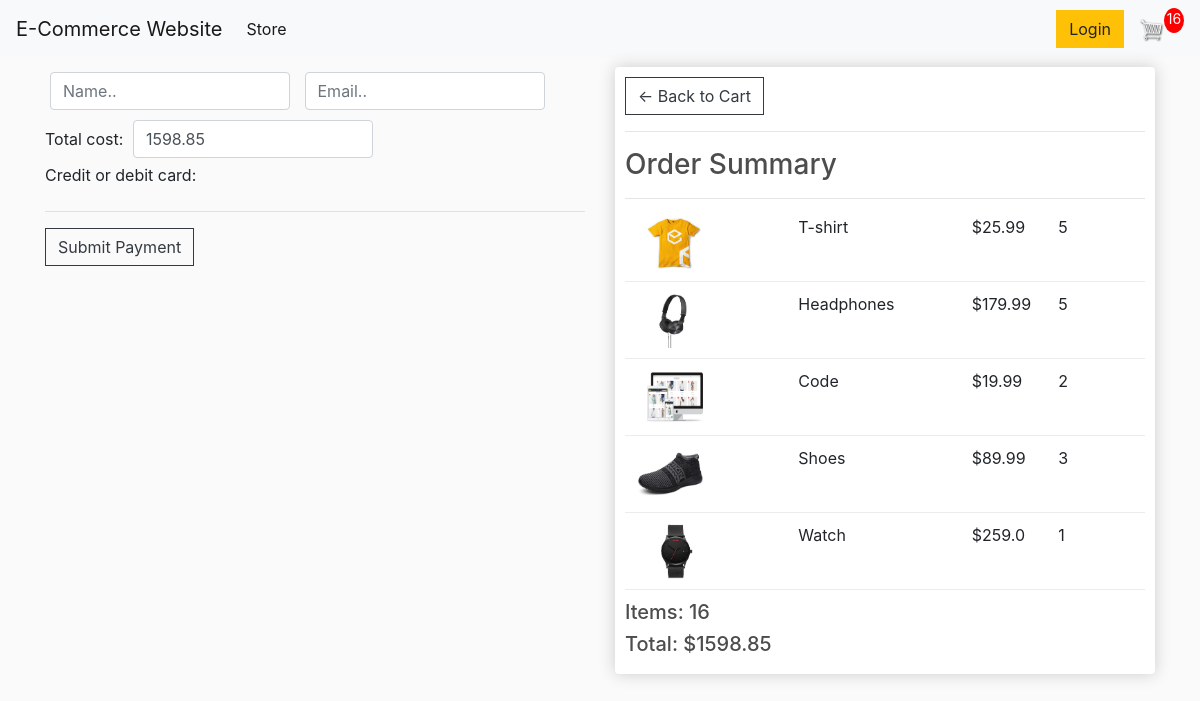
/checkout/ (signed in), run on an earlier commit of the app's database.
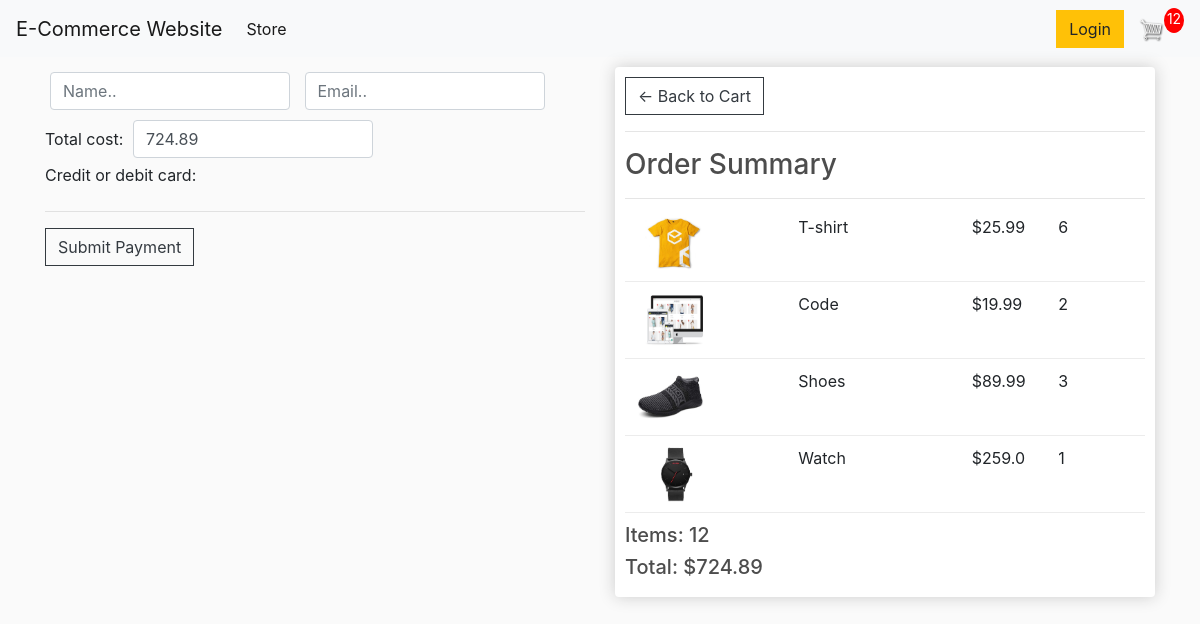
And on a later commit of the database.
### polls/models.py (models this page shows, shortened)
class Order(models.Model):
    customer = models.ForeignKey(Customer, on_delete=models.SET_NULL, null=True, blank=True)
    date_ordered = models.DateTimeField(auto_now_add=True)
    complete = models.BooleanField(default=False)
    transaction_id = models.CharField(max_length=100, null=True)
    @property
    def get_cart_total(self):
        orderitems = self.orderitem_set.all()
        total = sum([item.get_total for item in orderitems])
        return total
    @property
    def get_cart_items(self):
        orderitems = self.orderitem_set.all()
        total = sum([item.quantity for item in orderitems])
        return total

class OrderItem(models.Model):
    product = models.ForeignKey(Product, on_delete=models.SET_NULL, null=True)
    order = models.ForeignKey(Order, on_delete=models.SET_NULL, null=True)
    quantity = models.IntegerField(default=0, null=True, blank=True)
    date_added = models.DateTimeField(auto_now_add=True)
    @property
    def get_total(self):
        total = self.product.price * self.quantity
        return total

class Product(models.Model):
    name = models.CharField(max_length=200, null=True)
    price = models.FloatField()
    digital = models.BooleanField(default=False, null=True, blank=True)
    image = models.ImageField(null=True, blank=True)
    @property
    def imageURL(self):
        try:
            url = self.image.url
        except:
            url = ''
        return url

### polls/views.py (the view)
# urls.py: path('checkout/', views.checkout, name="checkout"),
def checkout(request):
    if request.user.is_authenticated:
        customer = request.user.customer
        order, created = Order.objects.get_or_create(customer=customer, complete=False)
        items = order.orderitem_set.all()
    else:
        items = []
        order = {'get_cart_total':0, 'get_cart_items': 0}
    context = {'items':items, 'order':order}
    return render(request, 'polls/checkout.html', context)

### polls/templates/polls/checkout.html (shortened to what this page needs)
{% extends 'polls/main.html' %}
{% load static %}
{% block content %}
<div class="row">
    <div class ="col-lg-6" id="left-wrapper">
        <form action="{% url 'charge' %}" method="post" id="payment-form">
            <div class="form-field">
                <input required class="form-control" type="text" name="name" placeholder="Name..">
            </div>
            <div class="form-field">
                <input required class="form-control" type="text" name="email" placeholder="Email..">
            </div>
            <label for="card-element">
                Total cost:
            </label>
            <div class="form-field" name='amount' id="amount">
                <input required class="form-control" value="{{order.get_cart_total|floatformat:2}}" type="text" name="cost" placeholder="Total cost..">
            </div>
            <div class="form-field-6">
            <label for="card-element">
                Credit or debit card:
            </label>
            </div>
            <hr>
                <input class="btn btn-outline-dark" type="submit" value="Submit Payment" name="">
        </form>
    </div>
    <div class="col-lg-6">
        <div class="box-element">
            <a class="btn btn-outline-dark" href="{% url 'cart' %}">&#x2190; Back to Cart</a>
            <hr>
            <h3>Order Summary</h3>
            <hr>
            {% for item in items %}
            <div class="cart-row">
                <div style="flex:2"><img class="row-image" src="{{item.product.imageURL}}"></div>
                <div style="flex:2"><p>{{item.product.name}}</p></div>
                <div style="flex:1"><p>${{item.product.price}}</p></div>
                <div style="flex:1"><p>{{item.quantity}}</p></div>
            </div>
            {% endfor %}
            <h5>Items:    {{order.get_cart_items}}</h5>
            <h5>Total:    ${{order.get_cart_total|floatformat:2}}</h5>
        </div>
    </div>
</div>
{% endblock content %}

### polls/templates/polls/main.html (shortened to what this page needs)
<!DOCTYPE html>
{% load static %}
<html>
<head>
    <link rel="stylesheet" href="https://stackpath.bootstrapcdn.com/bootstrap/4.4.1/css/bootstrap.min.css">
    <link rel="stylesheet" type="text/css" href ="{% static 'css/main.css' %}">
</head>
<body>
    <nav class="navbar navbar-expand-lg navbar-light bg-light">
        <a class="navbar-brand" href="{% url 'store' %}">E-Commerce Website</a>
        <div class="collapse navbar-collapse" id="navbarSupportedContent">
          <ul class="navbar-nav mr-auto">
            <li class="nav-item active">
              <a class="nav-link" href="{% url 'store' %}">Store <span class="sr-only">(current)</span></a>
            </li>
          </ul>
          <div class="form-inline my-2 my-lg-0">
            <a href="#"class="btn btn-warning">Login</a>
            <a href="{% url 'cart' %}">
               <img  id="cart-icon" src="{% static 'images/cart.png' %}">
           </a>
           <p id="cart-total">{{order.get_cart_items}}</p>
          </div>
        </div>
      </nav>
    <div class="container">
        {% block content %}
        {% endblock content %}
    </div>
</body>
</html>

What changed in the data, as far as the page shows it:
removed OrderItem: product.imageURL (picture), product.name "Headphones", product.price "179.99", quantity "5"
changed through a linked row, Order: get_cart_items "16" → "12"; cost "1598.85" → "724.89"; get_cart_total "1598.85" → "724.89"
changed OrderItem "T-shirt": quantity "5" → "6"
